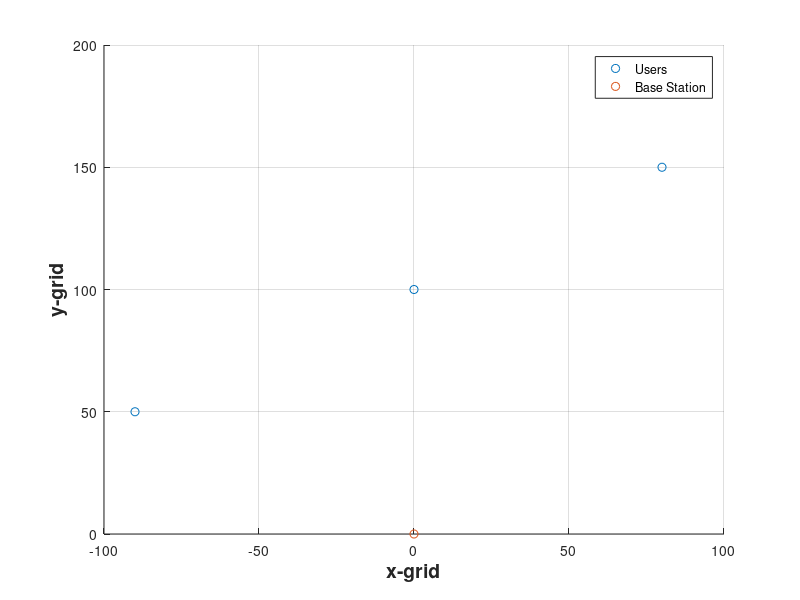

Write the MATLAB code that produced this figure. (Note: this script raises an error after producing the figure.)
%%% Mimo Beamforming validation
%%% Beam steered for Nselect users for Nantennas
%% Simulations Parameters 
clear all
BW=180e3; %% Bandwidth
Nt=11; %% Number of antennas
Nuselec=3; %% Equal or lower than the number of antennas
Nu=Nuselec; %% Number of Users
fc=30e9; %% Frequency mmWave
% Ns=10;  %% LTE frame with Ns subfames
Noise=-174+10*log10(BW); %%% Noise Power Modeling
th=9 ; %%% SINR threshould
Q=zeros(1,length(Nu)); % Average Capacity=0 Initial
%% User Grid
d=200;  %% Maximum Distance in meters
x=-d/2:10:d/2;%% X-axis grid Distance in meters
y=10:10:d;%% Y-axis Distance in meters
[X,Y]=meshgrid(x,y); %% XY Grid
duser=sqrt(X.^2+Y.^2); %% User distance
phiu=atan(X./Y); %% Angle of arrival of the user
%% Plot Users Position
figure
puser=[375 210 25]; %% Chosen 3 Fixed User Position 
scatter(X(puser),Y(puser)), hold on
scatter(0,0)
legend("Users","Base Station")
grid
xlabel('x-grid','fontsize',14,'fontweight','b');
ylabel('y-grid','fontsize',14,'fontweight','b');
%% User Path loss Modeling
clear Pl
duser(puser); %% Distance for each user  
alpha=61.4;beta=2;sigma=5.8;ecs=0; %% ecs=N(0,sigma^2);
Pl=alpha+10*beta*log10(duser(puser))+ecs;
%% Beamforming MIMO
%%%Data Users Vector Initialization
clear user xk
xk=ones(Nuselec,1); %% Resources initialization

%%% Mimo Channel
clear tempH ph Hkn 
Hkn=zeros(Nuselec,Nt);
user=1:Nuselec; %% Equal or lower than the number of antennas
ph=puser; %%% User position
%%% Angle of Arrival Vector
tempH=[ones(Nuselec,1),exp(1j*pi*sin(phiu(ph))).',exp(1j*pi*2*sin(phiu(ph))).',exp(1j*pi*3*sin(phiu(ph))).',...
   exp(1j*pi*4*sin(phiu(ph))).',exp(1j*pi*5*sin(phiu(ph))).',exp(1j*pi*6*sin(phiu(ph))).',exp(1j*pi*7*sin(phiu(ph))).',...
    exp(1j*pi*8*sin(phiu(ph))).',exp(1j*pi*9*sin(phiu(ph))).',exp(1j*pi*10*sin(phiu(ph))).'];
%%%  Angle of Arrival Channel over antenna ports for far-field and desired layers/users with path loss
%%%  Perfect CSI Known
for i=1:Nuselec
   Hkn(i,1:Nt)=tempH(i,1:Nt)*sqrt(10^(-Pl(user(i))/10));
end

%%% Channel Attenuation
Pkn=abs(Hkn).^2;
PkndB=10*log10(Pkn);
% Zero forcing - Beamforming Weights - Precoding
clear  Wnk PWnk
Wnk=(Hkn')*pinv(Hkn*(Hkn)'); %%% Zero Forcing
PWnk=db(abs(Wnk).^2,10); 

% Normalization of Weigths - Application of Power Contraints
clear Wnk2 PWnkdB
Wnk2=sqrt(10^(16/10)/Nt)*Wnk./((abs(Wnk)));  %% < 16 dB
PWnkdB=db(abs(Wnk2).^2,10); %%%Power of Preconding Weigt

% Signal Power - Co-channel Inteference - Noise
clear yk Snk Pkn Icoint Pcoint Pnoise 
yk=Hkn*Wnk2*xk+sqrt(10^(Noise/10)); %%% H*w*x+Noise
Snk=diag(Hkn*Wnk2); %%% Transmitted Stream Signal
Pnk=abs(Snk).^2; %%% Power - Transmitted Stream Signal
Icoint=Hkn*Wnk2*xk-diag(Hkn*Wnk2); %%% Co-channel Interference
Pcoint=abs(Icoint).^2;  %%% Power - Co-channel Interference
Pnoise=10^(Noise/10); %%% Power - Noise

% %%% Capacity
clear Pyk SNR SNRdB SINR SINRdB C
Pyk=10*log10(abs(yk).^2); %%% Received signal power
SNR=Pnk./(Pnoise); %%% SNR
SNRdB=db(SNR,10); %%% SNR dB
SINR=Pnk./(Pcoint+Pnoise); %%% SINR - Signal to Interference Plus Noise
% SINR=SINRThreshold(SINR,th); %%% SINR > th otherwise 0
SINRdB=db(SINR,th); %%% SINR dB
C=BW*log2(1+SINR); %%% Capacity
%% Validation Of Beamforming Weigths by Antenna Array Radiation Pattern
c = 3e8;        % signal propagation speed
lambda = c/fc;  % wavelength
Uangle=180/pi*phiu(ph); %%% Azimutg Angle of the users in the grid

ula = phased.ULA(Nt,lambda/2);
ula.Element.BackBaffled = true;
% Plot the pattern
figure
 pattern(ula,fc,-180:180,0,'PropagationSpeed',c,'Type','powerdb',...
    'CoordinateSystem','rectangular','Weights',(conj(Wnk2))), hold on

pattern(ula,fc,-180:180,0,'PropagationSpeed',c,'Type','powerdb',...
    'CoordinateSystem','rectangular','Weights',sum(conj(Wnk2),2)), hold on
legend(num2str(Uangle(1))+" Degrees",num2str(Uangle(2))+" Degrees",num2str(Uangle(3))+" Degrees","Combined Pattern")
scatter(Uangle,[0 0 0])
ylim([-70 0])

